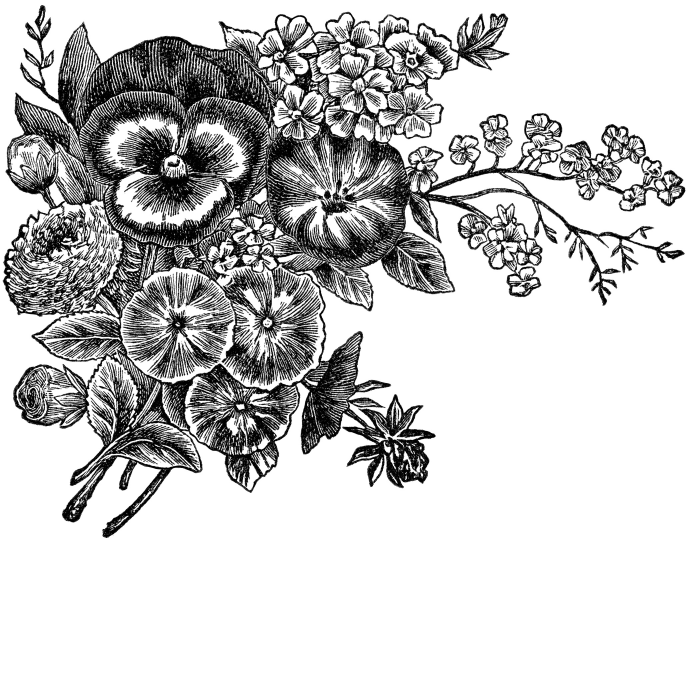
#> input picture OLD/4MP_FLWR GRY.png, 2070 x 2070 px (shown at 1/3 size)
$ python compressedSensor_AutoTune.py
#> lines starting #> are read from the running program, lines starting #| are printed output that depends on the picture
import sys
print("Python executable:", sys.executable)
print("Python version:", sys.version)

import os
import math
import random
import numpy as np
import gc
import pywt
import matplotlib.pyplot as plt
from skimage import io, img_as_float, color
from skimage.metrics import mean_squared_error, peak_signal_noise_ratio, structural_similarity as ssim
from skimage.restoration import denoise_tv_chambolle
from concurrent.futures import ThreadPoolExecutor


# ---------------- CONFIGURATION BLOCK ---------------- #
# ---------------- CONFIGURATION BLOCK ---------------- #
CONFIG = {
    # Paths
    "image_path": "4MP_FLWR GRY.png",
    "out_dir": "dataset",

    # Dataset creation
    "sample_fraction": 1.0,  # 1.0 = every pixel at the 'spacing' interval is kept
    "scale_factor": 2,       # New: Spacing/Upscale factor
    "grayscale": True,
    "seed": 42,

    # Auto-tune / reconstruction
    "initial_guess": {
        'algo': 'tv_admm',
        'wavelet': 'db2',
        'level': 5,
        'n_iter': 100,
        'lam': 0.05,
        'step': 1.2,
        'cont_decay': 0.95,
        'cont_every': 10,
    },

    # Successive halving parameters
    "budget_schedule": (30, 80, 160),
    "pool_size": 2,
    "topk_ratio": 0.3,
    "anneal": True,
    "T0": 0.02,

    # Display
    "show_images": True,

    # Parallelization
    "max_threads": 8,
}
# ---------------- END CONFIGURATION ---------------- ## ---------------- END CONFIGURATION ---------------- #

# ---------------- Dataset Creation ---------------- #

def make_dataset(image_path, out_dir="dataset", sample_fraction=0.3, seed=42, grayscale=True, scale_factor=2):
    """
    Modified for Super-Resolution:
    - Spaces out pixels on a grid scale_factor times larger.
    - Saves high-res ground truth to 'original.npy'.
    - Saves the 'spaced out' grid to 'sampled.npy'.
    """
#> called with image_path = '4MP_FLWR GRY.png', out_dir = 'dataset', sample_fraction = 1, seed = 42, grayscale = True, scale_factor = 2
    np.random.seed(seed)
    # Load the low-res source
    img_lr = img_as_float(io.imread(image_path))
#> img_lr: shape (2070, 2070, 3) float64; min 0, max 1, mean 0.79

    if grayscale and img_lr.ndim == 3:
        if img_lr.shape[2] == 4: img_lr = img_lr[..., :3]
        img_lr = color.rgb2gray(img_lr)[..., np.newaxis]
#> img_lr: shape (2070, 2070, 1) float64

    h_lr, w_lr = img_lr.shape[:2]
#> h_lr = 2070; w_lr = 2070
    h_hr, w_hr = h_lr * scale_factor, w_lr * scale_factor
#> h_hr = 4140; w_hr = 4140

    # 1. Create the 'Original' (High-Res Ground Truth for scoring)
    # We use a basic resize here just so the 'original' exists at the correct size
    from skimage.transform import resize
    img = resize(img_lr, (h_hr, w_hr), order=3, anti_aliasing=True)
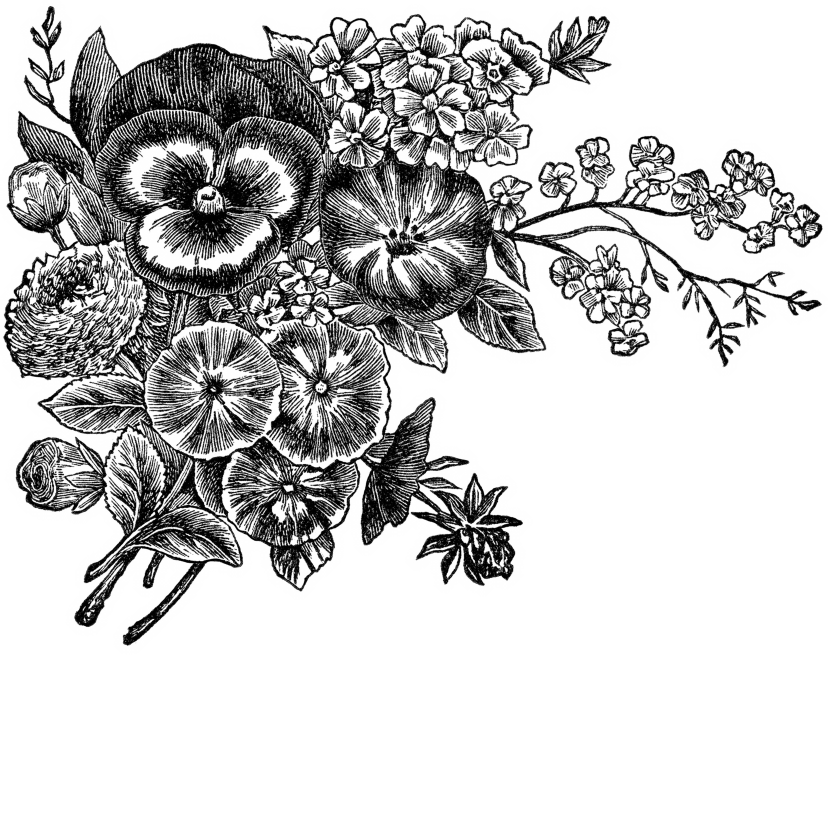
#> img: shape (4140, 4140, 1) float64 (shown at 1/5 size); min 0, max 1, mean 0.79

    # 2. Create the 'Sampled' (Spaced out pixels on HR grid)
    sampled_img = np.zeros_like(img)

    # Map pixels from LR to HR grid at specific intervals (The "Spaced Out" logic)
    # This places the original pixels as anchors in the larger image
    sampled_img[::scale_factor, ::scale_factor] = img_lr
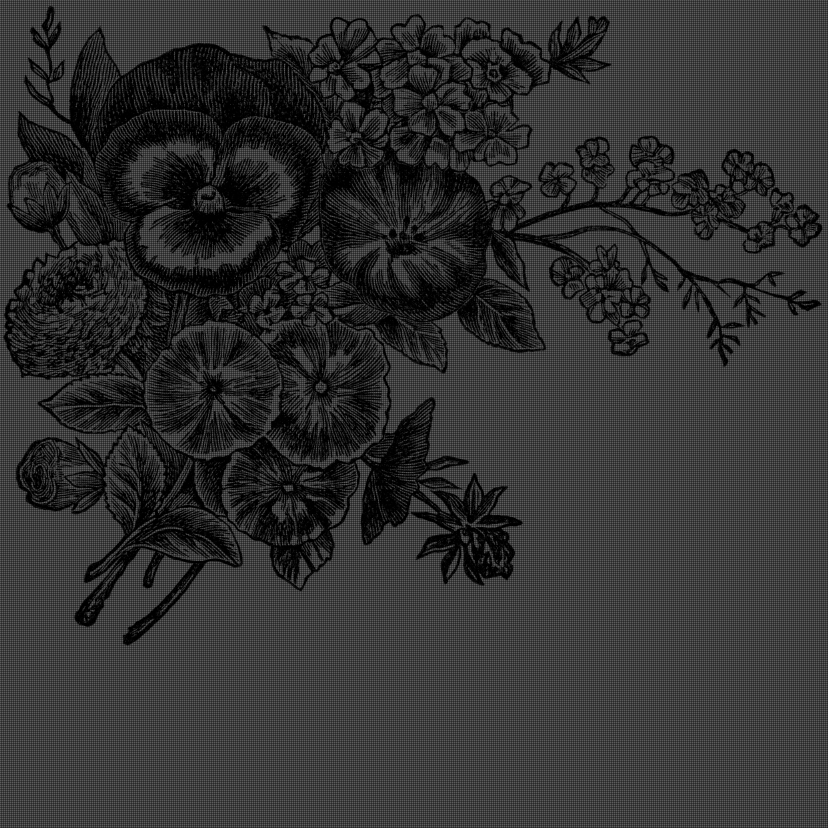
#> sampled_img: shape (4140, 4140, 1) float64 (shown at 1/5 size); min 0, max 1, mean 0.198

    # 3. Apply sample_fraction if you want to drop some of those anchors randomly
    if sample_fraction < 1.0:
        mask = np.zeros((h_hr, w_hr), dtype=bool)
        mask[::scale_factor, ::scale_factor] = True
        active_coords = np.argwhere(mask)
        num_to_keep = int(len(active_coords) * sample_fraction)
        keep_idx = np.random.choice(len(active_coords), num_to_keep, replace=False)

        # Reset sampled_img and only put back the chosen fraction
        final_sampled = np.zeros_like(sampled_img)
        for i in keep_idx:
            r, c = active_coords[i]
            final_sampled[r, c] = sampled_img[r, c]
        sampled_img = final_sampled

    # --- SAVE LOGIC (Identical names to your current code) ---
    os.makedirs(out_dir, exist_ok=True)
#> (the run stopped early here; a loop or call above may not have finished)
